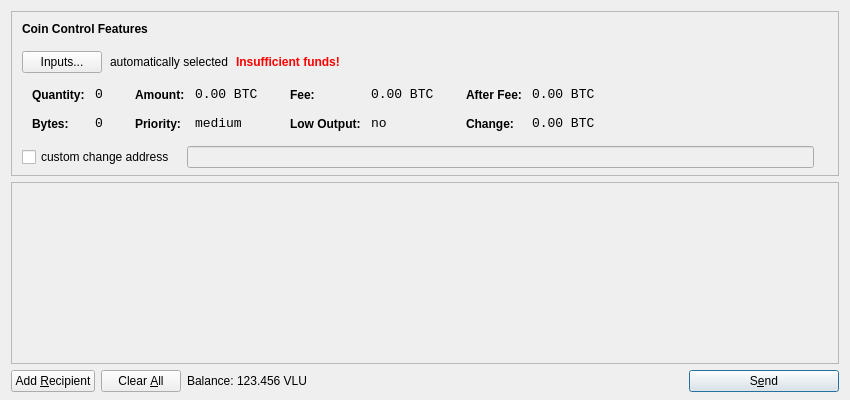
<?xml version="1.0" encoding="UTF-8"?>
<ui version="4.0">
 <class>SendCoinsDialog</class>
 <widget class="QDialog" name="SendCoinsDialog">
  <property name="geometry">
   <rect>
    <x>0</x>
    <y>0</y>
    <width>850</width>
    <height>400</height>
   </rect>
  </property>
  <property name="windowTitle">
   <string>Send Coins</string>
  </property>
  <layout class="QVBoxLayout" name="verticalLayout" stretch="0,1,0">
   <property name="bottomMargin">
    <number>8</number>
   </property>
   <item>
    <widget class="QFrame" name="frameCoinControl">
     <property name="sizePolicy">
      <sizepolicy hsizetype="Expanding" vsizetype="Expanding">
       <horstretch>0</horstretch>
       <verstretch>0</verstretch>
      </sizepolicy>
     </property>
     <property name="maximumSize">
      <size>
       <width>16777215</width>
       <height>16777215</height>
      </size>
     </property>
     <property name="frameShape">
      <enum>QFrame::StyledPanel</enum>
     </property>
     <property name="frameShadow">
      <enum>QFrame::Sunken</enum>
     </property>
     <layout class="QVBoxLayout" name="verticalLayoutCoinControl2">
      <property name="spacing">
       <number>-1</number>
      </property>
      <property name="leftMargin">
       <number>0</number>
      </property>
      <property name="topMargin">
       <number>0</number>
      </property>
      <property name="rightMargin">
       <number>0</number>
      </property>
      <property name="bottomMargin">
       <number>6</number>
      </property>
      <item>
       <layout class="QVBoxLayout" name="verticalLayoutCoinControl" stretch="0,0,0,0,1">
        <property name="spacing">
         <number>0</number>
        </property>
        <property name="leftMargin">
         <number>10</number>
        </property>
        <property name="topMargin">
         <number>10</number>
        </property>
        <item>
         <layout class="QHBoxLayout" name="horizontalLayoutCoinControl1">
          <property name="bottomMargin">
           <number>15</number>
          </property>
          <item>
           <widget class="QLabel" name="labelCoinControlFeatures">
            <property name="sizePolicy">
             <sizepolicy hsizetype="Preferred" vsizetype="Maximum">
              <horstretch>0</horstretch>
              <verstretch>0</verstretch>
             </sizepolicy>
            </property>
            <property name="font">
             <font>
              <weight>75</weight>
              <bold>true</bold>
             </font>
            </property>
            <property name="styleSheet">
             <string notr="true">font-weight:bold;</string>
            </property>
            <property name="text">
             <string>Coin Control Features</string>
            </property>
           </widget>
          </item>
         </layout>
        </item>
        <item>
         <layout class="QHBoxLayout" name="horizontalLayoutCoinControl2" stretch="0,0,0,0">
          <property name="spacing">
           <number>8</number>
          </property>
          <property name="bottomMargin">
           <number>10</number>
          </property>
          <item>
           <widget class="QPushButton" name="pushButtonCoinControl">
            <property name="styleSheet">
             <string notr="true"/>
            </property>
            <property name="text">
             <string>Inputs...</string>
            </property>
           </widget>
          </item>
          <item>
           <widget class="QLabel" name="labelCoinControlAutomaticallySelected">
            <property name="text">
             <string>automatically selected</string>
            </property>
            <property name="margin">
             <number>5</number>
            </property>
           </widget>
          </item>
          <item>
           <widget class="QLabel" name="labelCoinControlInsuffFunds">
            <property name="font">
             <font>
              <weight>75</weight>
              <bold>true</bold>
             </font>
            </property>
            <property name="styleSheet">
             <string notr="true">color:red;font-weight:bold;</string>
            </property>
            <property name="text">
             <string>Insufficient funds!</string>
            </property>
            <property name="margin">
             <number>5</number>
            </property>
           </widget>
          </item>
          <item>
           <spacer name="horizontalSpacerCoinControl">
            <property name="orientation">
             <enum>Qt::Horizontal</enum>
            </property>
            <property name="sizeHint" stdset="0">
             <size>
              <width>40</width>
              <height>1</height>
             </size>
            </property>
           </spacer>
          </item>
         </layout>
        </item>
        <item>
         <widget class="QWidget" name="widgetCoinControl" native="true">
          <property name="sizePolicy">
           <sizepolicy hsizetype="Preferred" vsizetype="Preferred">
            <horstretch>0</horstretch>
            <verstretch>0</verstretch>
           </sizepolicy>
          </property>
          <property name="minimumSize">
           <size>
            <width>0</width>
            <height>0</height>
           </size>
          </property>
          <property name="styleSheet">
           <string notr="true"/>
          </property>
          <layout class="QHBoxLayout" name="horizontalLayoutCoinControl5">
           <property name="margin">
            <number>0</number>
           </property>
           <item>
            <layout class="QHBoxLayout" name="horizontalLayoutCoinControl3" stretch="0,0,0,1">
             <property name="spacing">
              <number>20</number>
             </property>
             <property name="topMargin">
              <number>0</number>
             </property>
             <property name="bottomMargin">
              <number>10</number>
             </property>
             <item>
              <layout class="QFormLayout" name="formLayoutCoinControl1">
               <property name="horizontalSpacing">
                <number>10</number>
               </property>
               <property name="verticalSpacing">
                <number>14</number>
               </property>
               <property name="leftMargin">
                <number>10</number>
               </property>
               <property name="topMargin">
                <number>4</number>
               </property>
               <property name="rightMargin">
                <number>6</number>
               </property>
               <item row="0" column="0">
                <widget class="QLabel" name="labelCoinControlQuantityText">
                 <property name="styleSheet">
                  <string notr="true">font-weight:bold;</string>
                 </property>
                 <property name="text">
                  <string>Quantity:</string>
                 </property>
                 <property name="margin">
                  <number>0</number>
                 </property>
                </widget>
               </item>
               <item row="0" column="1">
                <widget class="QLabel" name="labelCoinControlQuantity">
                 <property name="font">
                  <font>
                   <family>Monospace</family>
                   <pointsize>10</pointsize>
                  </font>
                 </property>
                 <property name="cursor">
                  <cursorShape>IBeamCursor</cursorShape>
                 </property>
                 <property name="contextMenuPolicy">
                  <enum>Qt::ActionsContextMenu</enum>
                 </property>
                 <property name="text">
                  <string notr="true">0</string>
                 </property>
                 <property name="margin">
                  <number>0</number>
                 </property>
                 <property name="textInteractionFlags">
                  <set>Qt::LinksAccessibleByMouse|Qt::TextSelectableByKeyboard|Qt::TextSelectableByMouse</set>
                 </property>
                </widget>
               </item>
               <item row="1" column="0">
                <widget class="QLabel" name="labelCoinControlBytesText">
                 <property name="styleSheet">
                  <string notr="true">font-weight:bold;</string>
                 </property>
                 <property name="text">
                  <string>Bytes:</string>
                 </property>
                </widget>
               </item>
               <item row="1" column="1">
                <widget class="QLabel" name="labelCoinControlBytes">
                 <property name="font">
                  <font>
                   <family>Monospace</family>
                   <pointsize>10</pointsize>
                  </font>
                 </property>
                 <property name="cursor">
                  <cursorShape>IBeamCursor</cursorShape>
                 </property>
                 <property name="contextMenuPolicy">
                  <enum>Qt::ActionsContextMenu</enum>
                 </property>
                 <property name="text">
                  <string notr="true">0</string>
                 </property>
                 <property name="textInteractionFlags">
                  <set>Qt::LinksAccessibleByMouse|Qt::TextSelectableByKeyboard|Qt::TextSelectableByMouse</set>
                 </property>
                </widget>
               </item>
              </layout>
             </item>
             <item>
              <layout class="QFormLayout" name="formLayoutCoinControl2">
               <property name="horizontalSpacing">
                <number>10</number>
               </property>
               <property name="verticalSpacing">
                <number>14</number>
               </property>
               <property name="leftMargin">
                <number>6</number>
               </property>
               <property name="topMargin">
                <number>4</number>
               </property>
               <property name="rightMargin">
                <number>6</number>
               </property>
               <item row="0" column="0">
                <widget class="QLabel" name="labelCoinControlAmountText">
                 <property name="styleSheet">
                  <string notr="true">font-weight:bold;</string>
                 </property>
                 <property name="text">
                  <string>Amount:</string>
                 </property>
                 <property name="margin">
                  <number>0</number>
                 </property>
                </widget>
               </item>
               <item row="0" column="1">
                <widget class="QLabel" name="labelCoinControlAmount">
                 <property name="font">
                  <font>
                   <family>Monospace</family>
                   <pointsize>10</pointsize>
                  </font>
                 </property>
                 <property name="cursor">
                  <cursorShape>IBeamCursor</cursorShape>
                 </property>
                 <property name="contextMenuPolicy">
                  <enum>Qt::ActionsContextMenu</enum>
                 </property>
                 <property name="text">
                  <string notr="true">0.00 BTC</string>
                 </property>
                 <property name="textInteractionFlags">
                  <set>Qt::LinksAccessibleByMouse|Qt::TextSelectableByKeyboard|Qt::TextSelectableByMouse</set>
                 </property>
                </widget>
               </item>
               <item row="1" column="0">
                <widget class="QLabel" name="labelCoinControlPriorityText">
                 <property name="styleSheet">
                  <string notr="true">font-weight:bold;</string>
                 </property>
                 <property name="text">
                  <string>Priority:</string>
                 </property>
                </widget>
               </item>
               <item row="1" column="1">
                <widget class="QLabel" name="labelCoinControlPriority">
                 <property name="font">
                  <font>
                   <family>Monospace</family>
                   <pointsize>10</pointsize>
                  </font>
                 </property>
                 <property name="cursor">
                  <cursorShape>IBeamCursor</cursorShape>
                 </property>
                 <property name="contextMenuPolicy">
                  <enum>Qt::ActionsContextMenu</enum>
                 </property>
                 <property name="text">
                  <string>medium</string>
                 </property>
                 <property name="textInteractionFlags">
                  <set>Qt::LinksAccessibleByMouse|Qt::TextSelectableByKeyboard|Qt::TextSelectableByMouse</set>
                 </property>
                </widget>
               </item>
              </layout>
             </item>
             <item>
              <layout class="QFormLayout" name="formLayoutCoinControl3">
               <property name="horizontalSpacing">
                <number>10</number>
               </property>
               <property name="verticalSpacing">
                <number>14</number>
               </property>
               <property name="leftMargin">
                <number>6</number>
               </property>
               <property name="topMargin">
                <number>4</number>
               </property>
               <property name="rightMargin">
                <number>6</number>
               </property>
               <item row="0" column="0">
                <widget class="QLabel" name="labelCoinControlFeeText">
                 <property name="styleSheet">
                  <string notr="true">font-weight:bold;</string>
                 </property>
                 <property name="text">
                  <string>Fee:</string>
                 </property>
                 <property name="margin">
                  <number>0</number>
                 </property>
                </widget>
               </item>
               <item row="0" column="1">
                <widget class="QLabel" name="labelCoinControlFee">
                 <property name="font">
                  <font>
                   <family>Monospace</family>
                   <pointsize>10</pointsize>
                  </font>
                 </property>
                 <property name="cursor">
                  <cursorShape>IBeamCursor</cursorShape>
                 </property>
                 <property name="contextMenuPolicy">
                  <enum>Qt::ActionsContextMenu</enum>
                 </property>
                 <property name="text">
                  <string notr="true">0.00 BTC</string>
                 </property>
                 <property name="textInteractionFlags">
                  <set>Qt::LinksAccessibleByMouse|Qt::TextSelectableByKeyboard|Qt::TextSelectableByMouse</set>
                 </property>
                </widget>
               </item>
               <item row="1" column="0">
                <widget class="QLabel" name="labelCoinControlLowOutputText">
                 <property name="styleSheet">
                  <string notr="true">font-weight:bold;</string>
                 </property>
                 <property name="text">
                  <string>Low Output:</string>
                 </property>
                </widget>
               </item>
               <item row="1" column="1">
                <widget class="QLabel" name="labelCoinControlLowOutput">
                 <property name="font">
                  <font>
                   <family>Monospace</family>
                   <pointsize>10</pointsize>
                  </font>
                 </property>
                 <property name="cursor">
                  <cursorShape>IBeamCursor</cursorShape>
                 </property>
                 <property name="contextMenuPolicy">
                  <enum>Qt::ActionsContextMenu</enum>
                 </property>
                 <property name="text">
                  <string>no</string>
                 </property>
                 <property name="textInteractionFlags">
                  <set>Qt::LinksAccessibleByMouse|Qt::TextSelectableByKeyboard|Qt::TextSelectableByMouse</set>
                 </property>
                </widget>
               </item>
              </layout>
             </item>
             <item>
              <layout class="QFormLayout" name="formLayoutCoinControl4">
               <property name="horizontalSpacing">
                <number>10</number>
               </property>
               <property name="verticalSpacing">
                <number>14</number>
               </property>
               <property name="leftMargin">
                <number>6</number>
               </property>
               <property name="topMargin">
                <number>4</number>
               </property>
               <property name="rightMargin">
                <number>6</number>
               </property>
               <item row="0" column="0">
                <widget class="QLabel" name="labelCoinControlAfterFeeText">
                 <property name="styleSheet">
                  <string notr="true">font-weight:bold;</string>
                 </property>
                 <property name="text">
                  <string>After Fee:</string>
                 </property>
                 <property name="margin">
                  <number>0</number>
                 </property>
                </widget>
               </item>
               <item row="0" column="1">
                <widget class="QLabel" name="labelCoinControlAfterFee">
                 <property name="font">
                  <font>
                   <family>Monospace</family>
                   <pointsize>10</pointsize>
                  </font>
                 </property>
                 <property name="cursor">
                  <cursorShape>IBeamCursor</cursorShape>
                 </property>
                 <property name="contextMenuPolicy">
                  <enum>Qt::ActionsContextMenu</enum>
                 </property>
                 <property name="text">
                  <string notr="true">0.00 BTC</string>
                 </property>
                 <property name="textInteractionFlags">
                  <set>Qt::LinksAccessibleByMouse|Qt::TextSelectableByKeyboard|Qt::TextSelectableByMouse</set>
                 </property>
                </widget>
               </item>
               <item row="1" column="0">
                <widget class="QLabel" name="labelCoinControlChangeText">
                 <property name="styleSheet">
                  <string notr="true">font-weight:bold;</string>
                 </property>
                 <property name="text">
                  <string>Change:</string>
                 </property>
                </widget>
               </item>
               <item row="1" column="1">
                <widget class="QLabel" name="labelCoinControlChange">
                 <property name="font">
                  <font>
                   <family>Monospace</family>
                   <pointsize>10</pointsize>
                  </font>
                 </property>
                 <property name="cursor">
                  <cursorShape>IBeamCursor</cursorShape>
                 </property>
                 <property name="contextMenuPolicy">
                  <enum>Qt::ActionsContextMenu</enum>
                 </property>
                 <property name="text">
                  <string notr="true">0.00 BTC</string>
                 </property>
                 <property name="textInteractionFlags">
                  <set>Qt::LinksAccessibleByMouse|Qt::TextSelectableByKeyboard|Qt::TextSelectableByMouse</set>
                 </property>
                </widget>
               </item>
              </layout>
             </item>
            </layout>
           </item>
          </layout>
         </widget>
        </item>
        <item>
         <layout class="QHBoxLayout" name="horizontalLayoutCoinControl4" stretch="0,0,0">
          <property name="spacing">
           <number>12</number>
          </property>
          <property name="sizeConstraint">
           <enum>QLayout::SetDefaultConstraint</enum>
          </property>
          <property name="topMargin">
           <number>5</number>
          </property>
          <property name="rightMargin">
           <number>5</number>
          </property>
          <item>
           <widget class="QCheckBox" name="checkBoxCoinControlChange">
            <property name="text">
             <string>custom change address</string>
            </property>
           </widget>
          </item>
          <item>
           <widget class="QLineEdit" name="lineEditCoinControlChange">
            <property name="enabled">
             <bool>false</bool>
            </property>
            <property name="sizePolicy">
             <sizepolicy hsizetype="Expanding" vsizetype="Fixed">
              <horstretch>0</horstretch>
              <verstretch>0</verstretch>
             </sizepolicy>
            </property>
           </widget>
          </item>
          <item>
           <widget class="QLabel" name="labelCoinControlChangeLabel">
            <property name="sizePolicy">
             <sizepolicy hsizetype="Preferred" vsizetype="Expanding">
              <horstretch>0</horstretch>
              <verstretch>0</verstretch>
             </sizepolicy>
            </property>
            <property name="minimumSize">
             <size>
              <width>0</width>
              <height>0</height>
             </size>
            </property>
            <property name="text">
             <string/>
            </property>
            <property name="margin">
             <number>3</number>
            </property>
           </widget>
          </item>
         </layout>
        </item>
        <item>
         <spacer name="verticalSpacerCoinControl">
          <property name="orientation">
           <enum>Qt::Vertical</enum>
          </property>
          <property name="sizeHint" stdset="0">
           <size>
            <width>800</width>
            <height>1</height>
           </size>
          </property>
         </spacer>
        </item>
       </layout>
      </item>
     </layout>
    </widget>
   </item>
   <item>
    <widget class="QScrollArea" name="scrollArea">
     <property name="widgetResizable">
      <bool>true</bool>
     </property>
     <widget class="QWidget" name="scrollAreaWidgetContents">
      <property name="geometry">
       <rect>
        <x>0</x>
        <y>0</y>
        <width>830</width>
        <height>165</height>
       </rect>
      </property>
      <layout class="QVBoxLayout" name="verticalLayout_2">
       <property name="margin">
        <number>0</number>
       </property>
       <item>
        <layout class="QVBoxLayout" name="entries">
         <property name="spacing">
          <number>6</number>
         </property>
        </layout>
       </item>
       <item>
        <spacer name="verticalSpacer">
         <property name="orientation">
          <enum>Qt::Vertical</enum>
         </property>
         <property name="sizeHint" stdset="0">
          <size>
           <width>20</width>
           <height>40</height>
          </size>
         </property>
        </spacer>
       </item>
      </layout>
     </widget>
    </widget>
   </item>
   <item>
    <layout class="QHBoxLayout" name="horizontalLayout">
     <item>
      <widget class="QPushButton" name="addButton">
       <property name="toolTip">
        <string>Send to multiple recipients at once</string>
       </property>
       <property name="text">
        <string>Add &amp;Recipient</string>
       </property>
       <property name="icon">
        <iconset resource="../bitcoin.qrc">
         <normaloff>:/icons/add</normaloff>:/icons/add</iconset>
       </property>
       <property name="autoDefault">
        <bool>false</bool>
       </property>
      </widget>
     </item>
     <item>
      <widget class="QPushButton" name="clearButton">
       <property name="sizePolicy">
        <sizepolicy hsizetype="Minimum" vsizetype="Fixed">
         <horstretch>0</horstretch>
         <verstretch>0</verstretch>
        </sizepolicy>
       </property>
       <property name="toolTip">
        <string>Remove all transaction fields</string>
       </property>
       <property name="text">
        <string>Clear &amp;All</string>
       </property>
       <property name="icon">
        <iconset resource="../bitcoin.qrc">
         <normaloff>:/icons/remove</normaloff>:/icons/remove</iconset>
       </property>
       <property name="autoRepeatDelay">
        <number>300</number>
       </property>
       <property name="autoDefault">
        <bool>false</bool>
       </property>
      </widget>
     </item>
     <item>
      <layout class="QHBoxLayout" name="horizontalLayout_2">
       <property name="spacing">
        <number>3</number>
       </property>
       <item>
        <widget class="QLabel" name="label">
         <property name="text">
          <string>Balance:</string>
         </property>
        </widget>
       </item>
       <item>
        <widget class="QLabel" name="labelBalance">
         <property name="cursor">
          <cursorShape>IBeamCursor</cursorShape>
         </property>
         <property name="text">
          <string>123.456 VLU</string>
         </property>
         <property name="textInteractionFlags">
          <set>Qt::LinksAccessibleByMouse|Qt::TextSelectableByKeyboard|Qt::TextSelectableByMouse</set>
         </property>
        </widget>
       </item>
      </layout>
     </item>
     <item>
      <spacer name="horizontalSpacer">
       <property name="orientation">
        <enum>Qt::Horizontal</enum>
       </property>
       <property name="sizeHint" stdset="0">
        <size>
         <width>40</width>
         <height>20</height>
        </size>
       </property>
      </spacer>
     </item>
     <item>
      <widget class="QPushButton" name="sendButton">
       <property name="minimumSize">
        <size>
         <width>150</width>
         <height>0</height>
        </size>
       </property>
       <property name="toolTip">
        <string>Confirm the send action</string>
       </property>
       <property name="text">
        <string>S&amp;end</string>
       </property>
       <property name="icon">
        <iconset resource="../bitcoin.qrc">
         <normaloff>:/icons/send</normaloff>:/icons/send</iconset>
       </property>
       <property name="default">
        <bool>true</bool>
       </property>
      </widget>
     </item>
    </layout>
   </item>
  </layout>
 </widget>
 <resources>
  <include location="../bitcoin.qrc"/>
 </resources>
 <connections/>
</ui>
